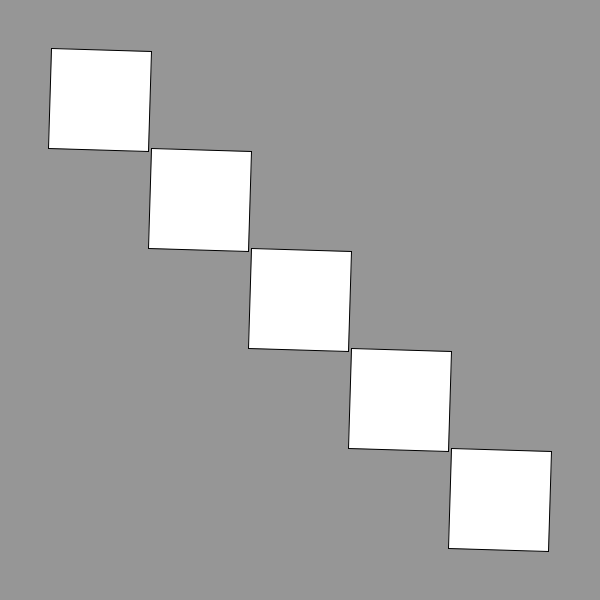
Frame 1 (no input)
Frame 60 (the mouse pressed at the canvas centre just before this capture): identical to frame 1, image omitted
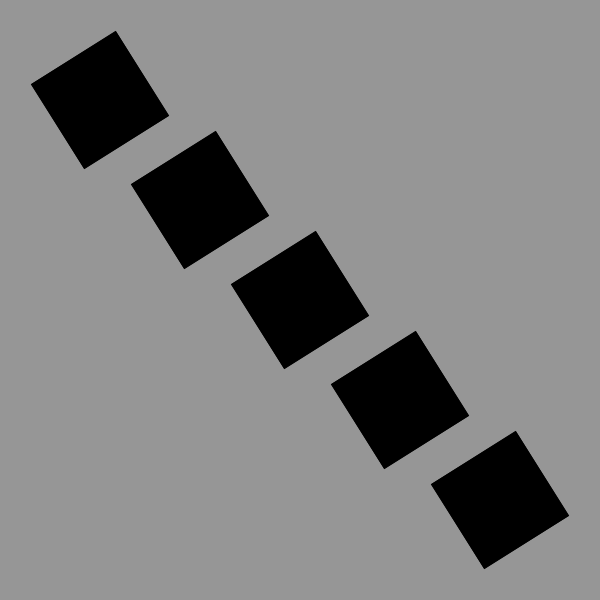
Frame 120 (the mouse held since frame 60 and released just before this capture)

The Processing sketch that drew these frames (run headless with seeded random() and noise(); from frame 60 on, the mouse is pressed at the canvas centre):

// Processing sketch: processing_111323
// ── processing_111323.pde

// GLOBAL VARIABLE


int myrotation;
void setup() {
  
  size(600,600);
  myrotation = 0;
}

void draw() {
  
background(150);


  myrotation+=2;
  
  float rad = radians(myrotation);
  
  pushMatrix();
  translate(width/2, height/2);
  rotate(rad);
  rect(-50,-50,100,100);
popMatrix();

  pushMatrix();
  translate(200,200);
  rotate(rad);
  rect(-50,-50,100,100);
 popMatrix();
  
  
  pushMatrix();
  translate(400,400);
  rotate(rad);
  rect(-50,-50,100,100);
 popMatrix();
 
 
  pushMatrix();
  translate(500,500);
  rotate(rad);
  rect(-50,-50,100,100);
 popMatrix();
  
  
  pushMatrix();
  translate(100,100);
  rotate(rad);
  rect(-50,-50,100,100);
 popMatrix();
 
 
 if(mousePressed== true){
 myrotation+=2;
 
} else {
  
 myrotation=0 ;
}


//COLOR
  float d = dist(width/2, height/2, mouseX, mouseY);
  float maxDist = dist(0, 0, width/2, height/2);
  float gray = map(d, 0, maxDist, 0, 255);
  fill(gray);
  





}
